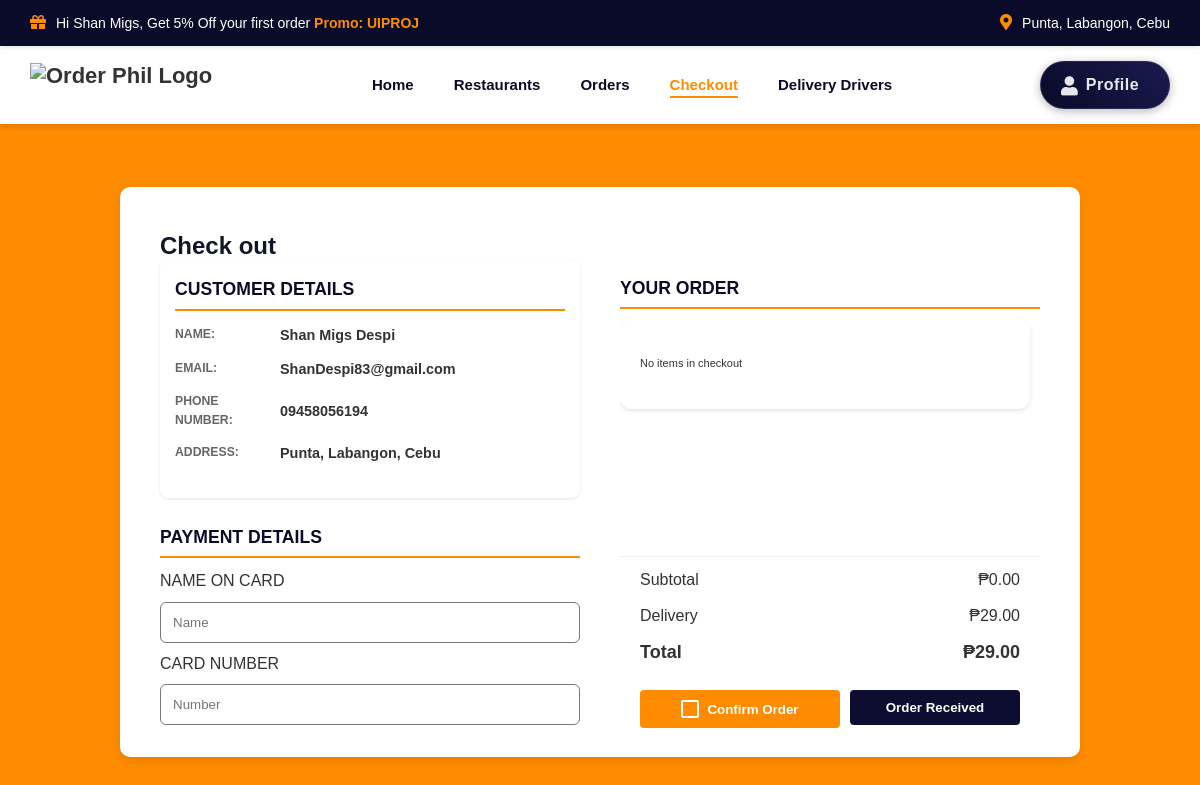
The app's page /Checkout (signed in) with its own data.
### myApp/models.py (models this page shows, shortened)
class Customer(models.Model):
    customer_id = models.CharField(max_length=50, primary_key=True)
    password = models.CharField(max_length=50)
    first_name = models.CharField(max_length= 100)
    last_name = models.CharField(max_length=100)
    email = models.EmailField(max_length=100)
    phone_number = models.CharField(max_length=11)
    address = models.CharField(max_length=100)
    user_type = models.CharField(max_length=100, null=True, blank=True)
    customer_image = models.ImageField(upload_to='menu_images/', null=True, blank=True)

### myApp/views.py (the view)
# urls.py: path("Checkout", views.checkout_view, name="Checkout"),
def checkout_view(request):
    customer = None
    checkout_items = None
    subtotal = 0
    delivery_fee = 29
    if 'customer_id' in request.session:
        try:
            customer = Customer.objects.get(customer_id=request.session['customer_id'])
            checkout_items = Checkout.objects.filter(checkout_customer=customer.customer_id)
            subtotal = sum(item.checkout_price for item in checkout_items)
        except Customer.DoesNotExist:
            customer = None
    total = subtotal + delivery_fee
    context = {
        'customer': customer,
        'checkout_items': checkout_items,
        'subtotal': subtotal,
        'delivery_fee': delivery_fee,
        'total': total
    }
    return render(request, "myApp/Checkout.html", context)

### myApp/templates/myApp/Checkout.html (shortened to what this page needs)
{% load static %}
<!DOCTYPE html>
<html lang="en">
<head>
    <link rel="stylesheet" href="https://cdnjs.cloudflare.com/ajax/libs/font-awesome/5.15.4/css/all.min.css">
</head>
<body>
    <div class="area">
        <ul class="circles">
        </ul>
        <header>
            <div class="promo-banner">
                {% if request.session.customer_id %}
                    {% with customer=customer %}
                        <p><i class="fas fa-gift promo-icon"></i>Hi {{ customer.first_name }}, Get 5% Off your first order <span class="highlight">Promo: UIPROJ</span></p>
                        <div class="location">
                            <p><i class="fas fa-map-marker-alt location-icon"></i>{{ customer.address }}</p>
                        </div>
                    {% endwith %}
                {% else %}
                    <p><i class="fas fa-gift promo-icon"></i>Get 5% Off your first order <span class="highlight">Promo: UIPROJ</span></p>
                    <div class="location">
                        <p><i class="fas fa-map-marker-alt location-icon"></i>Please log in to set your location.</p>
                    </div>
                {% endif %}
            </div>
            <nav>
                <div class="logo">
                    <img src="{% static 'img/Logo.png' %}" alt="Order Phil Logo" class="logo-img">
                </div>
                <ul class="nav-links">
                    <li><a href="{% url 'home' %}">Home</a></li>
                    <li><a href="{% url 'McDonalds' %}">Restaurants</a></li>
                    <li><a href="{% url 'Orders' %}">Orders</a></li>
                    <li><a href="{% url 'Checkout' %}" class="active">Checkout</a></li>
                    <li><a href="{% url 'Drivers' %}">Delivery Drivers</a></li>
                </ul>
                {% if request.session.customer_id %}
                    <a href="{% url 'Profile' %}" class="profile-button">
                        <i class="fas fa-user"></i>
                        <span>Profile</span>
                    </a>
                {% else %}
                    <a href="{% url 'login' %}" class="auth-button">
                        <i class="fas fa-user auth-icon"></i>
                        Login/Signup
                    </a>
                {% endif %}
            </nav>
        </header>
        <main>
            <div class="container">
                <div class="left-section">
                    <h2>Check out</h2>
                    <div style="margin-top: -25px;" class="shipping-section">
                        <h2 class="section-title">CUSTOMER DETAILS</h2>
                        <div class="customer-info">
                            <p data-label="Name:">{{ customer.first_name }} {{ customer.last_name }}</p>
                            <p data-label="Email:">{{ customer.email }}</p>
                            <p data-label="Phone Number:">{{ customer.phone_number }}</p>
                            <p data-label="Address:">{{ customer.address }}</p>
                        </div>
                    </div>
                    <div class="payment-section">
                        <h2 style="margin-top: 25px;" class="section-title">PAYMENT DETAILS</h2>
                        <div>
                            <p>NAME ON CARD</p>
                            <input type="text" id="cardName" class="input-field" placeholder="Name" required>
                            <p>CARD NUMBER</p>
                            <input type="text" id="cardNumber" class="input-field" placeholder="Number" oninput="formatCardNumber(this); validateCardNumber(this);" maxlength="19" pattern="\d{4}\s\d{4}\s\d{4}\s\d{4}" title="Card number must be 16 digits" required>
                        </div>
                    </div>
                </div>
                <div class="right-section">
                    <h2 class="section-title">YOUR ORDER</h2>
                    <div class="orders-container">
                        {% if checkout_items %}
                            {% for item in checkout_items %}
                                {% if item.checkout_customer == customer.customer_id %}
                                    <div class="order-item">
                                        {% if item.checkout_image %}
                                            <img src="{{ item.checkout_image.url }}" alt="{{ item.checkout_name }}" class="order-image">
                                        {% else %}
                                            <img src="{% static 'img/hot_drinks.png' %}" alt="{{ item.checkout_name }}" class="order-image">
                                        {% endif %}
                                        <div class="order-details">
                                            <h3>{{ item.checkout_name }}</h3>
                                            <p>{{ item.checkout_description }}</p>
                                        </div>
                                        <div style="display: flex; flex-direction: column; align-items: flex-end; gap: 5px;">
                                            <div class="order-price">₱{{ item.checkout_price }}</div>
                                            <form method="POST" action="{% url 'remove_from_checkout' item.checkout_id %}" style="display: inline; margin-right: -5px;">
                                                {% csrf_token %}
                                                <button type="submit" class="remove-order-btn">Remove</button>
                                            </form>
                                        </div>
                                    </div>
                                {% endif %}
                            {% empty %}
                                <div class="order-item">
                                    <p>No items in checkout</p>
                                </div>
                            {% endfor %}
                        {% else %}
                            <div class="order-item">
                                <p>No items in checkout</p>
                            </div>
                        {% endif %}
                    </div>
                    <div class="totals-section">
                        <div style="margin-top: -10px;" class="total-row">
                            <span>Subtotal</span>
                            <span>₱{{ subtotal|floatformat:2 }}</span>
                        </div>
                        <div class="total-row">
                            <span>Delivery</span>
                            <span>₱{{ delivery_fee|floatformat:2 }}</span>
                        </div>
                        <div class="total-row" style="font-weight: bold; font-size: 18px; margin-bottom: 23px;">
                            <span>Total</span>
                            <span>₱{{ total|floatformat:2 }}</span>
                        </div>
                        <div style="margin-bottom: -9px;" class="buttons">
                            <button class="checkout-button checkbox-button" onclick="validateAndToggleCheckmark(this)">
                                <span class="checkmark"></span>
                                Confirm Order
                            </button>
                            <form id="completeOrderForm" method="POST" action="{% url 'complete_order' %}" style="display: inline;">
                                <button id="orderReceivedBtn" style="background-color: #0A0A29;" class="checkout-button" disabled>Order Received</button>
                            </form>
                        </div>
                    </div>
                </div>
            </div>
        </main>
    </div>
</body>
</html>

### records on screen
Customer: first_name "Shan Migs", address "Punta, Labangon, Cebu", last_name "Despi", email "ShanDespi83@gmail.com", phone_number "09458056194"

### other values on screen
{{ subtotal|floatformat:2 }} "0.00"
{{ delivery_fee|floatformat:2 }} "29.00"
{{ total|floatformat:2 }} "29.00"
